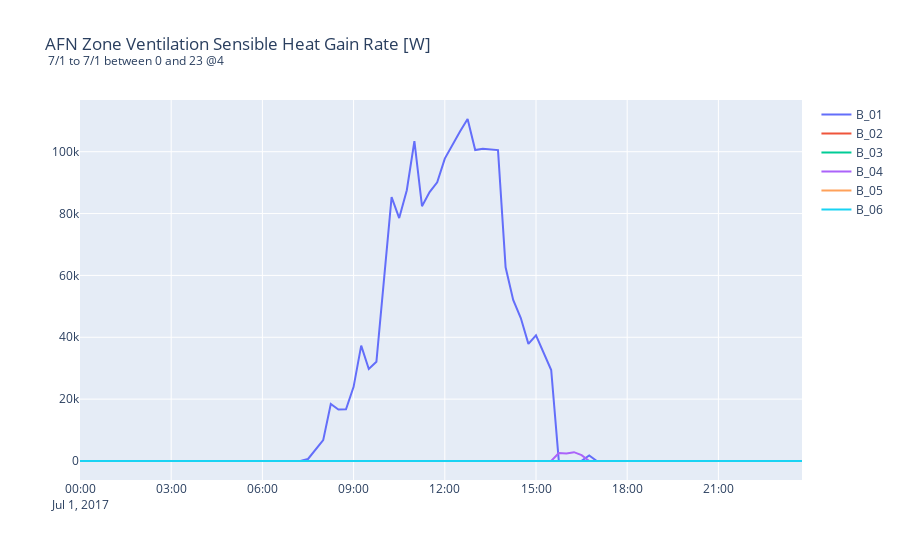

The cell this chart's notebook holds for it:
### Code cell
assert ez2.plt
ez2.plt.get_collection_for_variable(ov.zone_vent_heat_gain)
ez2.plt.create_plot(SHOW_FIG=False)
